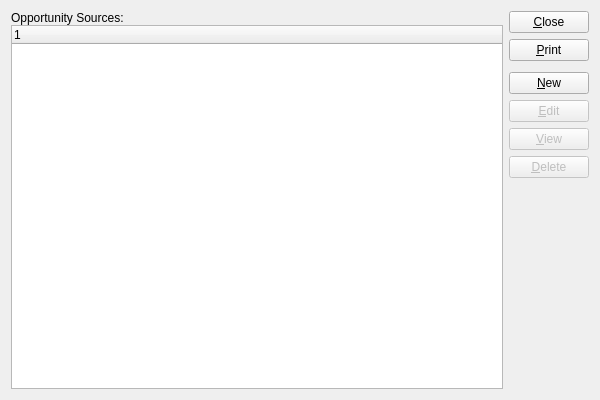
<?xml version="1.0" encoding="UTF-8"?>
<ui version="4.0">
 <comment>This file is part of the xTuple ERP: PostBooks Edition, a free and
open source Enterprise Resource Planning software suite,
Copyright (c) 1999-2010 by OpenMFG LLC, d/b/a xTuple.
It is licensed to you under the Common Public Attribution License
version 1.0, the full text of which (including xTuple-specific Exhibits)
is available at www.xtuple.com/CPAL.  By using this software, you agree
to be bound by its terms.</comment>
 <class>opportunitySources</class>
 <widget class="QWidget" name="opportunitySources">
  <property name="geometry">
   <rect>
    <x>0</x>
    <y>0</y>
    <width>600</width>
    <height>400</height>
   </rect>
  </property>
  <property name="windowTitle">
   <string>List Opportunity Sources</string>
  </property>
  <layout class="QGridLayout" name="gridLayout">
   <item row="0" column="0">
    <layout class="QVBoxLayout">
     <property name="spacing">
      <number>0</number>
     </property>
     <item>
      <widget class="QLabel" name="_oplistLit">
       <property name="text">
        <string>Opportunity Sources:</string>
       </property>
      </widget>
     </item>
     <item>
      <widget class="XTreeWidget" name="_oplist"/>
     </item>
    </layout>
   </item>
   <item row="0" column="1">
    <layout class="QVBoxLayout" name="verticalLayout">
     <item>
      <widget class="QPushButton" name="_close">
       <property name="text">
        <string>&amp;Close</string>
       </property>
      </widget>
     </item>
     <item>
      <widget class="QPushButton" name="_print">
       <property name="text">
        <string>&amp;Print</string>
       </property>
      </widget>
     </item>
     <item>
      <spacer name="verticalSpacer">
       <property name="orientation">
        <enum>Qt::Vertical</enum>
       </property>
       <property name="sizeType">
        <enum>QSizePolicy::Preferred</enum>
       </property>
       <property name="sizeHint" stdset="0">
        <size>
         <width>20</width>
         <height>5</height>
        </size>
       </property>
      </spacer>
     </item>
     <item>
      <widget class="QPushButton" name="_new">
       <property name="text">
        <string>&amp;New</string>
       </property>
      </widget>
     </item>
     <item>
      <widget class="QPushButton" name="_edit">
       <property name="enabled">
        <bool>false</bool>
       </property>
       <property name="text">
        <string>&amp;Edit</string>
       </property>
      </widget>
     </item>
     <item>
      <widget class="QPushButton" name="_view">
       <property name="enabled">
        <bool>false</bool>
       </property>
       <property name="text">
        <string>&amp;View</string>
       </property>
      </widget>
     </item>
     <item>
      <widget class="QPushButton" name="_delete">
       <property name="enabled">
        <bool>false</bool>
       </property>
       <property name="text">
        <string>&amp;Delete</string>
       </property>
      </widget>
     </item>
     <item>
      <spacer>
       <property name="orientation">
        <enum>Qt::Vertical</enum>
       </property>
       <property name="sizeType">
        <enum>QSizePolicy::Expanding</enum>
       </property>
       <property name="sizeHint" stdset="0">
        <size>
         <width>20</width>
         <height>20</height>
        </size>
       </property>
      </spacer>
     </item>
    </layout>
   </item>
  </layout>
 </widget>
 <layoutdefault spacing="6" margin="11"/>
 <pixmapfunction>qPixmapFromMimeSource</pixmapfunction>
 <customwidgets>
  <customwidget>
   <class>XTreeWidget</class>
   <extends>QTreeWidget</extends>
   <header>xtreewidget.h</header>
   <container>1</container>
  </customwidget>
 </customwidgets>
 <tabstops>
  <tabstop>_oplist</tabstop>
  <tabstop>_new</tabstop>
  <tabstop>_edit</tabstop>
  <tabstop>_view</tabstop>
  <tabstop>_delete</tabstop>
  <tabstop>_print</tabstop>
  <tabstop>_close</tabstop>
 </tabstops>
 <resources/>
 <connections>
  <connection>
   <sender>_oplist</sender>
   <signal>valid(bool)</signal>
   <receiver>_view</receiver>
   <slot>setEnabled(bool)</slot>
   <hints>
    <hint type="sourcelabel">
     <x>20</x>
     <y>20</y>
    </hint>
    <hint type="destinationlabel">
     <x>20</x>
     <y>20</y>
    </hint>
   </hints>
  </connection>
  <connection>
   <sender>_close</sender>
   <signal>clicked()</signal>
   <receiver>opportunitySources</receiver>
   <slot>close()</slot>
   <hints>
    <hint type="sourcelabel">
     <x>20</x>
     <y>20</y>
    </hint>
    <hint type="destinationlabel">
     <x>20</x>
     <y>20</y>
    </hint>
   </hints>
  </connection>
 </connections>
</ui>
